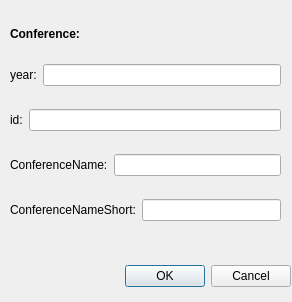
<?xml version="1.0" encoding="UTF-8"?>
<ui version="4.0">
 <class>conferenceDialog</class>
 <widget class="QDialog" name="conferenceDialog">
  <property name="geometry">
   <rect>
    <x>0</x>
    <y>0</y>
    <width>292</width>
    <height>302</height>
   </rect>
  </property>
  <property name="windowTitle">
   <string>Dialog</string>
  </property>
  <widget class="QDialogButtonBox" name="buttonBox">
   <property name="geometry">
    <rect>
     <x>10</x>
     <y>260</y>
     <width>281</width>
     <height>32</height>
    </rect>
   </property>
   <property name="orientation">
    <enum>Qt::Horizontal</enum>
   </property>
   <property name="standardButtons">
    <set>QDialogButtonBox::Cancel|QDialogButtonBox::Ok</set>
   </property>
  </widget>
  <widget class="QWidget" name="verticalLayoutWidget">
   <property name="geometry">
    <rect>
     <x>10</x>
     <y>10</y>
     <width>271</width>
     <height>231</height>
    </rect>
   </property>
   <layout class="QVBoxLayout" name="verticalLayout" stretch="1,1,1,1,1">
    <item>
     <widget class="QLabel" name="label">
      <property name="sizePolicy">
       <sizepolicy hsizetype="Preferred" vsizetype="Maximum">
        <horstretch>0</horstretch>
        <verstretch>0</verstretch>
       </sizepolicy>
      </property>
      <property name="text">
       <string>&lt;b&gt;Conference:&lt;/b&gt;</string>
      </property>
     </widget>
    </item>
    <item>
     <layout class="QHBoxLayout" name="horizontalLayout">
      <item>
       <widget class="QLabel" name="label_2">
        <property name="text">
         <string>year:</string>
        </property>
       </widget>
      </item>
      <item>
       <widget class="QLineEdit" name="year"/>
      </item>
     </layout>
    </item>
    <item>
     <layout class="QHBoxLayout" name="horizontalLayout_2">
      <item>
       <widget class="QLabel" name="label_3">
        <property name="text">
         <string>id:</string>
        </property>
       </widget>
      </item>
      <item>
       <widget class="QLineEdit" name="id"/>
      </item>
     </layout>
    </item>
    <item>
     <layout class="QHBoxLayout" name="horizontalLayout_3">
      <item>
       <widget class="QLabel" name="label_4">
        <property name="text">
         <string>ConferenceName:</string>
        </property>
       </widget>
      </item>
      <item>
       <widget class="QLineEdit" name="conferenceName"/>
      </item>
     </layout>
    </item>
    <item>
     <layout class="QHBoxLayout" name="horizontalLayout_4">
      <item>
       <widget class="QLabel" name="label_5">
        <property name="text">
         <string>ConferenceNameShort:</string>
        </property>
       </widget>
      </item>
      <item>
       <widget class="QLineEdit" name="conferenceNameShort"/>
      </item>
     </layout>
    </item>
   </layout>
  </widget>
 </widget>
 <resources/>
 <connections>
  <connection>
   <sender>buttonBox</sender>
   <signal>accepted()</signal>
   <receiver>conferenceDialog</receiver>
   <slot>accept()</slot>
   <hints>
    <hint type="sourcelabel">
     <x>248</x>
     <y>254</y>
    </hint>
    <hint type="destinationlabel">
     <x>157</x>
     <y>274</y>
    </hint>
   </hints>
  </connection>
  <connection>
   <sender>buttonBox</sender>
   <signal>rejected()</signal>
   <receiver>conferenceDialog</receiver>
   <slot>reject()</slot>
   <hints>
    <hint type="sourcelabel">
     <x>316</x>
     <y>260</y>
    </hint>
    <hint type="destinationlabel">
     <x>286</x>
     <y>274</y>
    </hint>
   </hints>
  </connection>
 </connections>
</ui>
